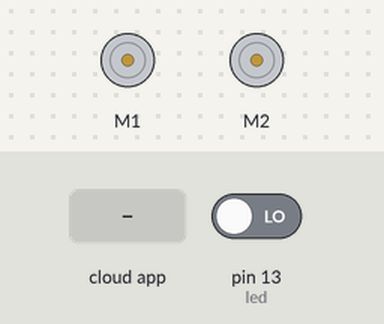
A sketch run on a simulated Arduino Uno, built with avr-gcc and run on an emulated ATmega328P. Shown: 2 × DC motor (green arrow = forward, orange = backward, longer = faster). The test bench sets the inputs (shaded band); at power-on: pin 13 (led) LOW. The ROS host is connected and sends only what is stated.

Above: at 1.2 s.
1.3 s: the phone or cloud app sets left_motor to 0
2.8 s: the phone or cloud app sets right_motor to 0
4.3 s: the phone or cloud app sets left_motor to 45
At 5.1 s:
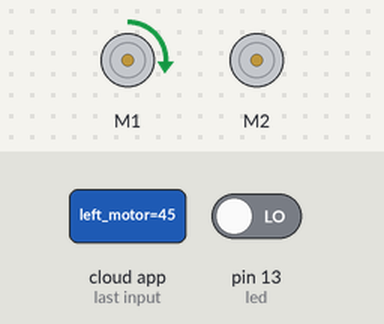
5.8 s: the phone or cloud app sets right_motor to 45
At 6.1 s:
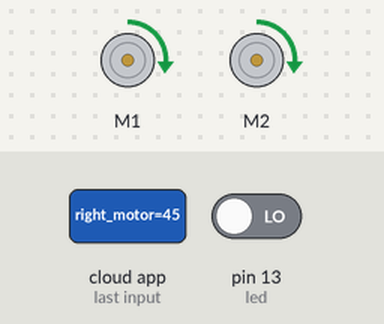
7.3 s: the phone or cloud app sets left_motor to 90
At 8.3 s:
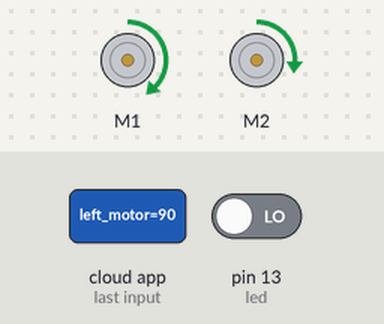
8.8 s: the phone or cloud app sets right_motor to 90
At 9.7 s:
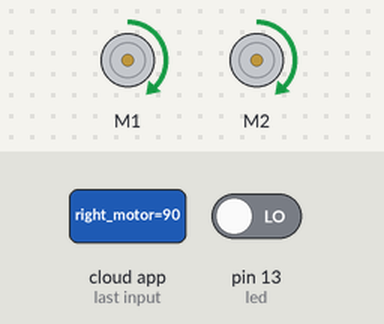
Timing chart, 0 to 11.3 s (numbered marks = the images above; inputs shaded):
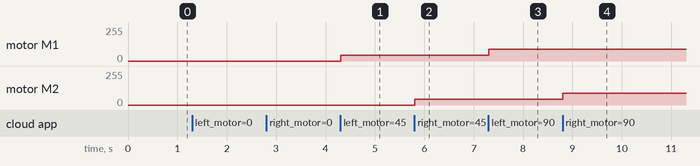

Measured:
- after the input at 4.3 s, motor M1: stopped → forward 45/255 at once
- after the input at 5.8 s, motor M2: stopped → forward 45/255 at once
- after the input at 7.3 s, motor M1: forward 45/255 → forward 90/255 at once
- after the input at 8.8 s, motor M2: forward 45/255 → forward 90/255 at once

The sketch:

motor_shield_v2.ino
```cpp
#define USE_USBCON
#include <ros.h>
ros::NodeHandle nh;
#include <std_msgs/Int32.h>
#include <Wire.h>
#include <Adafruit_MotorShield.h>

// Create the motor shield object with the default I2C address
Adafruit_MotorShield AFMS = Adafruit_MotorShield();

// Select which 'port' M1, M2, M3 or M4. In this case, M1 and M2
Adafruit_DCMotor *left_motor = AFMS.getMotor(1);
Adafruit_DCMotor *right_motor = AFMS.getMotor(2);

void left_motor_cb(const std_msgs::Int32& msg) {
    if(msg.data > 0)
    {
    if(msg.data<256)
      {
        left_motor->setSpeed(msg.data);
        left_motor->run(FORWARD);
      }
      else
      {
        left_motor->setSpeed(msg.data-512);
        left_motor->run(BACKWARD);
      }
    }
    else
    {
      left_motor->run(RELEASE);
    }
}

void right_motor_cb(const std_msgs::Int32& msg) {
    if(msg.data > 0)
    {
      if(msg.data<256)
      {
        right_motor->setSpeed(msg.data);
        right_motor->run(FORWARD);
      }
      else
      {
        right_motor->setSpeed(msg.data-512);
        right_motor->run(BACKWARD);
      }

      //left_motor.runSpeed();
      digitalWrite(13, HIGH-digitalRead(13));   // blink the led
    }
    else
    {
      right_motor->run(RELEASE);
    }

}

ros::Subscriber<std_msgs::Int32> sub_left_motor("left_motor", &left_motor_cb);
ros::Subscriber<std_msgs::Int32> sub_right_motor("right_motor", &right_motor_cb);


void setup() {

  nh.initNode();
  nh.subscribe(sub_left_motor);
  nh.subscribe(sub_right_motor);
  AFMS.begin();  // create with the default frequency 1.6KHz
}

void loop() {
  nh.spinOnce();
    delay(10);
}
```
